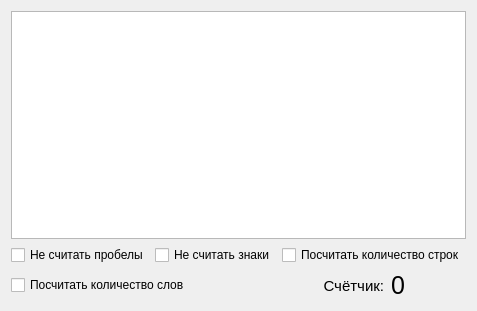
<?xml version="1.0" encoding="UTF-8"?>
<ui version="4.0">
 <class>MainWindow</class>
 <widget class="QMainWindow" name="MainWindow">
  <property name="geometry">
   <rect>
    <x>0</x>
    <y>0</y>
    <width>446</width>
    <height>311</height>
   </rect>
  </property>
  <property name="windowTitle">
   <string>Counter v1.3</string>
  </property>
  <property name="windowIcon">
   <iconset resource="resources.qrc">
    <normaloff>:/img/icons/icon24.ico</normaloff>:/img/icons/icon24.ico</iconset>
  </property>
  <property name="styleSheet">
   <string notr="true"/>
  </property>
  <widget class="QWidget" name="centralWidget">
   <layout class="QGridLayout" name="gridLayout">
    <item row="1" column="2" colspan="2">
     <widget class="QCheckBox" name="checkLines">
      <property name="text">
       <string>Посчитать количество строк</string>
      </property>
     </widget>
    </item>
    <item row="2" column="3">
     <widget class="QLabel" name="label">
      <property name="styleSheet">
       <string notr="true">QLabel {
	font-size: 25px;
}</string>
      </property>
      <property name="text">
       <string>0</string>
      </property>
     </widget>
    </item>
    <item row="1" column="0">
     <widget class="QCheckBox" name="checkSpaces">
      <property name="text">
       <string>Не считать пробелы</string>
      </property>
     </widget>
    </item>
    <item row="1" column="1">
     <widget class="QCheckBox" name="checkSym">
      <property name="text">
       <string>Не считать знаки</string>
      </property>
     </widget>
    </item>
    <item row="2" column="2">
     <widget class="QLabel" name="label_2">
      <property name="styleSheet">
       <string notr="true">QLabel {
	font-size: 15px;
}</string>
      </property>
      <property name="text">
       <string>          Счётчик:</string>
      </property>
     </widget>
    </item>
    <item row="0" column="0" colspan="4">
     <widget class="QPlainTextEdit" name="plainTextEdit"/>
    </item>
    <item row="2" column="0" colspan="2">
     <widget class="QCheckBox" name="checkWords">
      <property name="text">
       <string>Посчитать количество слов</string>
      </property>
     </widget>
    </item>
   </layout>
  </widget>
 </widget>
 <layoutdefault spacing="6" margin="11"/>
 <resources>
  <include location="resources.qrc"/>
 </resources>
 <connections/>
</ui>
